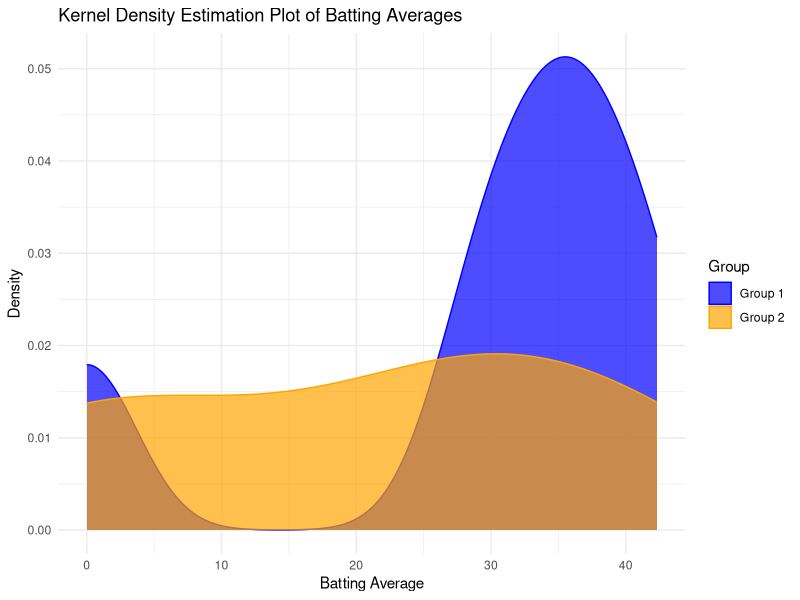

Generate this figure with R:
library(ggplot2)

# Sample data (replace with your actual dataset)
#players1 <- c("Player A", "Player B", "Player C", "x", "Player D", "Player E")
batting_averages1 <- c(35.6, 42.3, 28.7, 38.2, 0, 32.5)
#players2 <- c("Player A", "Player B", "Player C", "x", "Player D", "Player E")
batting_averages2 <- c(30, 42.3, 18.7, 32.2, 0, 0.5)

# Create dataframes
data1 <- data.frame(BattingAverage = batting_averages1)
data2 <- data.frame(BattingAverage = batting_averages2)

# Add a grouping variable to distinguish between the two datasets
data1$Group <- "Group 1"
data2$Group <- "Group 2"

# Merge the datasets
combined_data <- rbind(data1, data2)

# Create a KDE plot of batting averages
ggplot(combined_data, aes(x = BattingAverage, fill = Group, color = Group)) +
  geom_density(alpha = 0.7) +
  labs(title = "Kernel Density Estimation Plot of Batting Averages",
       x = "Batting Average",
       y = "Density") +
  scale_fill_manual(values = c("blue", "orange")) +
  scale_color_manual(values = c("blue", "orange")) +
  theme_minimal()
print('Rough.R executed successfully!')